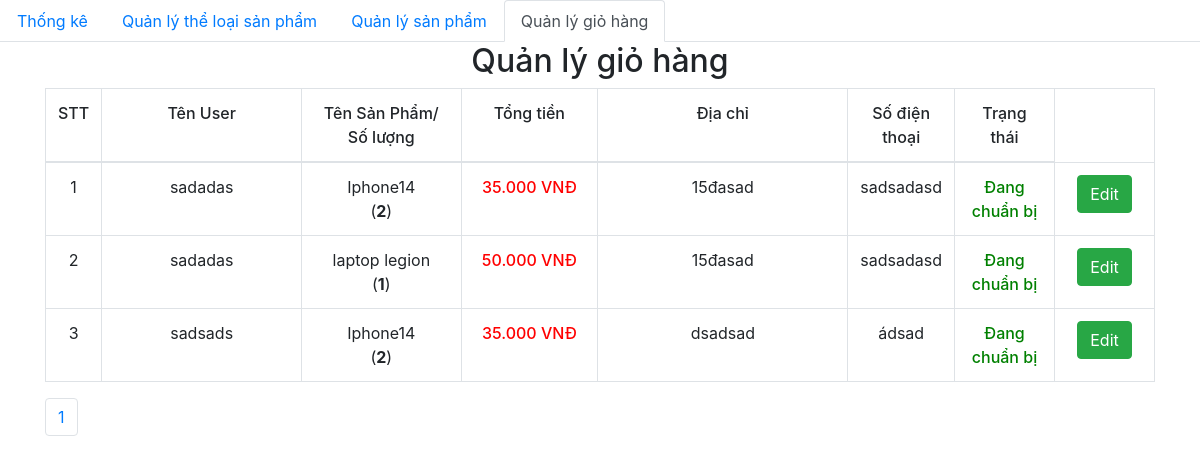
Page /admin/quanlygiohang.php on the committed database.
### tables this page shows
CREATE TABLE `order_details` (
  `id` int(11) NOT NULL,
  `order_id` int(11) NOT NULL,
  `product_id` int(11) NOT NULL,
  `id_user` int(11) NOT NULL,
  `num` int(11) NOT NULL,
  `price` float NOT NULL,
  `status` varchar(255) NOT NULL
);

CREATE TABLE `orders` (
  `id` int(11) NOT NULL,
  `fullname` varchar(100) NOT NULL,
  `phone_number` varchar(20) NOT NULL,
  `email` varchar(150) NOT NULL,
  `address` varchar(200) NOT NULL,
  `note` varchar(255) DEFAULT NULL,
  `order_date` datetime DEFAULT NULL
);

CREATE TABLE `product` (
  `id` int(11) NOT NULL,
  `title` varchar(200) NOT NULL,
  `price` float NOT NULL,
  `number` float NOT NULL,
  `thumbnail` varchar(500) NOT NULL,
  `content` longtext NOT NULL,
  `id_category` int(11) NOT NULL,
  `created_at` datetime DEFAULT NULL,
  `updated_at` datetime DEFAULT NULL
);

### admin/database/dbhelper.php (called while the page is built, shortened)
<?php
function executeResult($sql)
{
	$con = mysqli_connect(HOST, USERNAME, PASSWORD, DATABASE);
	$result = mysqli_query($con, $sql);
	$data   = [];
	while ($row = mysqli_fetch_array($result, 1)) {
		$data[] = $row;
	}
	return $data;
}

### admin/quanlygiohang.php (the view, shortened to what this page needs)
<?php require_once('database/dbhelper.php'); ?>
<!DOCTYPE html>
<html>
<head>
    <link rel="stylesheet" href="https://maxcdn.bootstrapcdn.com/bootstrap/4.4.1/css/bootstrap.min.css">
    <link href="https://cdn.jsdelivr.net/npm/summernote@0.8.18/dist/summernote.min.css" rel="stylesheet">
</head>
<body>
    <ul class="nav nav-tabs">
        <li class="nav-item">
            <a class="nav-link" href="thongke.php">Thống kê</a>
        </li>
        <li class="nav-item">
            <a class="nav-link" href="category/quanlydanhmuc.php">Quản lý thể loại sản phẩm </a>
        </li>
        <li class="nav-item">
            <a class="nav-link" href="product/">Quản lý sản phẩm</a>
        </li>
        <li class="nav-item ">
            <a class="nav-link active" href="quanlygiohang.php">Quản lý giỏ hàng</a>
        </li>
    </ul>
    <div class="container">
        <div class="panel panel-primary">
            <div class="panel-heading">
                <h2 class="text-center">Quản lý giỏ hàng</h2>
            </div>
            <div class="panel-body">
                <form action="" method="POST">
                    <table class="table table-bordered table-hover">
                        <thead>
                            <tr style="font-weight: 500;text-align: center;">
                                <td width="50px">STT</td>
                                <td width="200px">Tên User</td>
                                <td>Tên Sản Phẩm/<br>Số lượng</td>
                                <td>Tổng tiền</td>
                                <td width="250px">Địa chỉ</td>
                                <td>Số điện thoại</td>
                                <td>Trạng thái</td>
                            </tr>
                        </thead>
                        <tbody>
                            <?php
                            try {
                                if (isset($_GET['page'])) {
                                    $page = $_GET['page'];
                                } else {
                                    $page = 1;
                                }
                                $limit = 10;
                                $start = ($page - 1) * $limit;
                                $sql = "SELECT * from orders, order_details, product
                                where order_details.order_id=orders.id and product.id=order_details.product_id ORDER BY order_date DESC limit $start,$limit ";
                                $order_details_List = executeResult($sql);
                                $count = 0;
                                foreach ($order_details_List as $item) {
                                    echo '
                                        <tr style="text-align: center;">
                                            <td width="50px">' . (++$count) . '</td>
                                            <td style="text-align:center">' . $item['fullname'] . '</td>
                                            <td>' . $item['title'] . '<br>(<strong>' . $item['num'] . '</strong>)</td>
                                            <td class="b-500 red">' . number_format($item['price'], 0, ',', '.') . '<span> VNĐ</span></td>
                                            <td width="100px">' . $item['address'] . '</td>
                                            <td width="100px">' . $item['phone_number'] . '</td>
                                            <td width="100px" class="green b-500">' . $item['status'] . '</td>
                                            <td width="100px">
                                                <a href="edit.php?order_id=' . $item['order_id'] . '" class="btn btn-success">Edit</a>
                                            </td>
                                        </tr>
                                    ';
                                }
                            } catch (Exception $e) {
                                die("Lỗi thực thi sql: " . $e->getMessage());
                            }
                            ?>
                        </tbody>
                    </table>
                </form>
            </div>
            <ul class="pagination">
                <?php
                $sql = "SELECT * from orders, order_details, product
                where order_details.order_id=orders.id and product.id=order_details.product_id";
                $conn = mysqli_connect(HOST, USERNAME, PASSWORD, DATABASE);
                $result = mysqli_query($conn, $sql);
                $current_page = 0;
                if (mysqli_num_rows($result)) {
                    $numrow = mysqli_num_rows($result);
                    $current_page = ceil($numrow / 10);
                }
                for ($i = 1; $i <= $current_page; $i++) {
                    if ($i == $current_page) {
                        echo '
            <li class="page-item"><a class="page-link" href="?page=' . $i . '">' . $i . '</a></li>';
                    } else {
                        echo '
            <li class="page-item"><a class="page-link" href="?page=' . $i . '">' . $i . '</a></li>
                    ';
                    }
                }
                ?>
            </ul>
        </div>
    </div>
</body>
</html>

### admin/quanlygiohang.php (style rules this page uses)
.b-500 { font-weight: 500; }
.red { color: red; }
.green { color: green; }

### rows in the picture
order_details: order.fullname "sadadas", product.title "Iphone14", num "2", product.price "35.000", order.address "15đasad", order.phone_number "sadsadasd", status "Đang chuẩn bị"
order_details: order.fullname "sadadas", product.title "laptop legion", num "1", product.price "50.000", order.address "15đasad", order.phone_number "sadsadasd", status "Đang chuẩn bị"
order_details: order.fullname "sadsads", product.title "Iphone14", num "2", product.price "35.000", order.address "dsadsad", order.phone_number "ádsad", status "Đang chuẩn bị"
